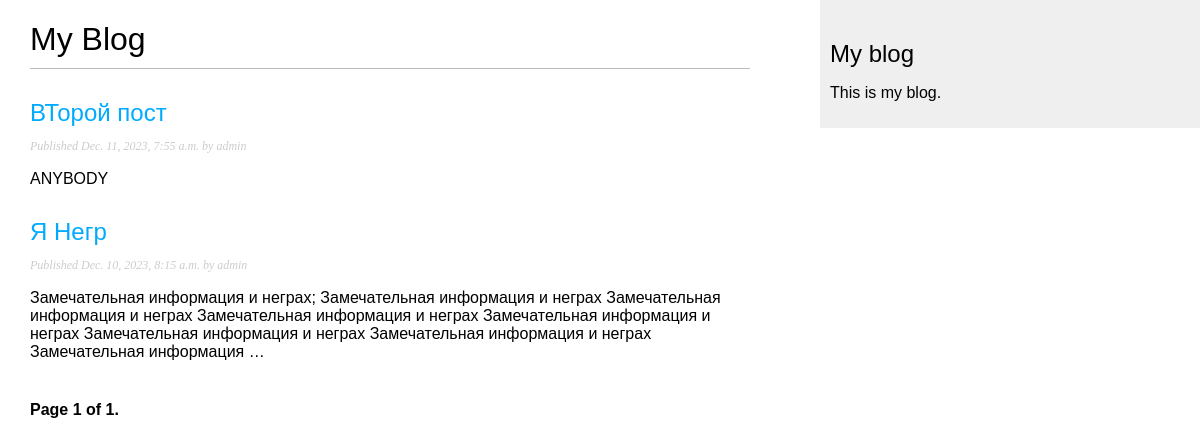
The page /blog/ on the database as committed earlier.
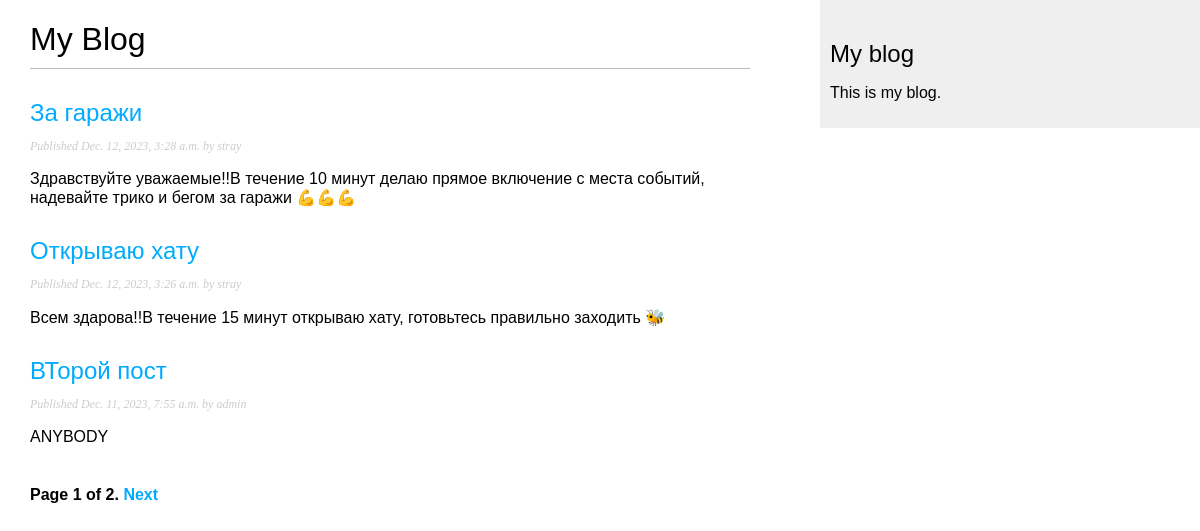
The same page on the database as committed later.
### blog/models.py (models this page shows, shortened)
class Post(models.Model):
    class Status(models.TextChoices):
        DRAFT = 'DF', 'Draft'  # Можно обращаться как Post.Status.choices(both)(like items)/labels(1)/values(DF, PB)
        PUBLISHED = 'PB', 'Published'  # короче эта хуйня это буквально словарь (словарь = key, value)
    title = models.CharField(max_length=250)
    slug = models.SlugField(max_length=250,
                            unique_for_date='publish')  # Сверяет уникальность по Дате
    author = models.ForeignKey(User,
                               on_delete=models.CASCADE,
                               related_name='blog_posts')
    body = models.TextField()
    publish = models.DateTimeField(default=timezone.now)
    created = models.DateTimeField(auto_now_add=True)
    updated = models.DateTimeField(auto_now=True)
    status = models.CharField(max_length=2,
                              choices=Status.choices,
                              default=Status.DRAFT)
    objects = models.Manager()
    published = PublishedManager()
    class Meta:
        ordering = ['-publish']  # сортирован по паблишу (время публикации поста), но в обратном порядке (-)
        indexes = [
            models.Index(fields=['-publish'])
        ]
    def get_absolute_url(self):
        return reverse('blog:post_detail', args=[self.publish.year, self.publish.month, self.publish.day, self.slug])

### blog/views.py (the view)
# urls.py: path('', views.PostListView.as_view(), name='post_list'),  # as_view преобразует в представление.
class PostListView(ListView):
    queryset = Post.published.all()
    context_object_name = 'posts'
    paginate_by = 3
    template_name = 'blog/post/list.html'

### blog/templates/blog/post/list.html (shortened to what this page needs)
{% extends "blog/base.html" %}
{% block content %}
  <h1>My Blog</h1>
  {% for post in posts %}
    <h2>
      <a href="{{ post.get_absolute_url }}">
        {{ post.title }}
      </a>
    </h2>
    <p class="date">
      Published {{ post.publish }} by {{ post.author }}
    </p>
    {{ post.body|truncatewords:30|linebreaks }}
  {% endfor %}
  {% include "pagination.html" with page=page_obj %}
{% endblock %}

### blog/templates/blog/base.html (shortened to what this page needs)
{% load static %}
<!DOCTYPE html>
<html>
<head>
  <link href="{% static 'css/blog.css' %}" rel="stylesheet">
</head>
<body>
  <div id="content">
    {% block content %}
    {% endblock %}
  </div>
  <div id="sidebar">
    <h2>My blog</h2>
    <p>This is my blog.</p>
  </div>
</body>
</html>

### blog/templates/pagination.html (shortened to what this page needs)
<div class="pagination">
  <span class="step-links">
    <span class="current">
      Page {{ page.number }} of {{ page.paginator.num_pages }}.
    </span>
    {% if page.has_next %}
      <a href="?page={{ page.next_page_number }}">Next</a>
    {% endif %}
  </span>
</div>

### blog/static/css/blog.css (style rules this page uses)
body { margin:0; padding:0; font-family:helvetica, sans-serif; }
a { color:#00abff; text-decoration:none; }
h1 { font-weight:normal; border-bottom:1px solid #bbb; padding:0 0 10px 0; }
h2 { font-weight:normal; margin:30px 0 0; }
#content { float:left; width:60%; padding:0 0 0 30px; }
#sidebar { float:right; width:30%; padding:10px; background:#efefef; height:100%; }
p.date { color:#ccc; font-family: georgia, serif; font-size: 12px; font-style: italic; }
.pagination { margin:40px 0; font-weight:bold; }

Rows that differ between the two databases and show on the page:
no longer on this page (row unchanged): Post: title "Я Негр", publish "Dec. 10, 2023, 8:15 a.m.", author "admin", body "Замечательная информация и неграх; Замечательная информация и неграх Замечательная информация и неграх Замечательная информация и неграх Замечательная информация и неграх Замечательная информация и неграх Замечательная информация и неграх Замечательная информация …"
added Post: title "За гаражи", publish "Dec. 12, 2023, 3:28 a.m.", author "stray", body "Здравствуйте уважаемые!!В течение 10 минут делаю прямое включение с места событий, надевайте трико и бегом за гаражи 💪💪💪"
added Post: title "Открываю хату", publish "Dec. 12, 2023, 3:26 a.m.", author "stray", body "Всем здарова!!В течение 15 минут открываю хату, готовьтесь правильно заходить 🐝"
Other text that changed with them:
{{ page.paginator.num_pages }}: "1" → "2"
text now shown: "Next"
